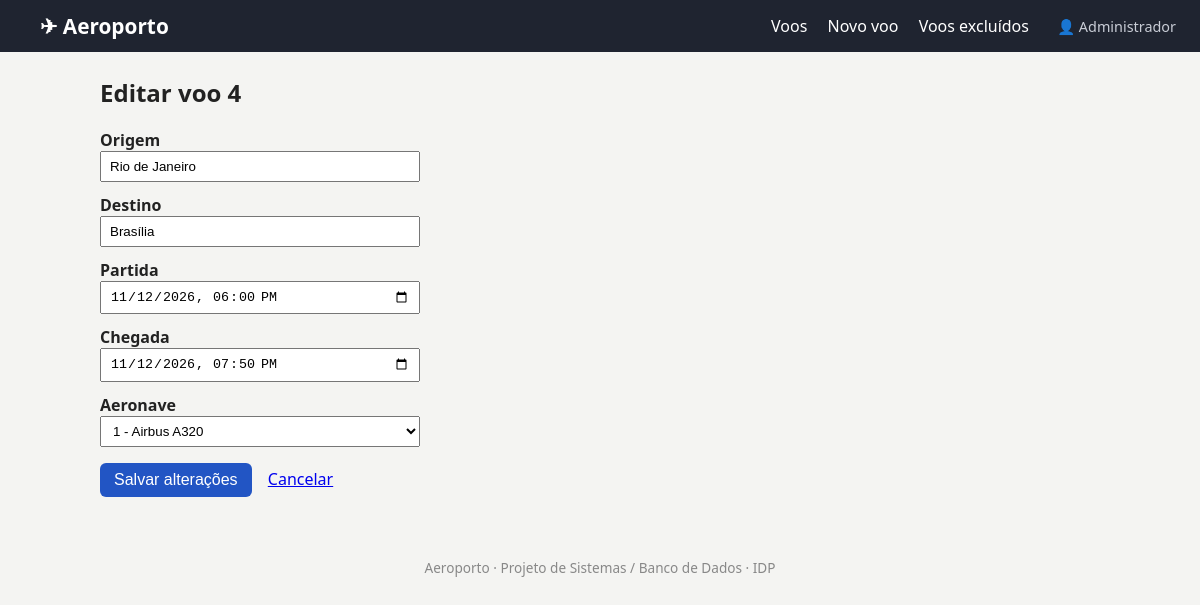
Page /index.php?acao=editar&id=4 on the committed database.
### tables this page shows
CREATE TABLE `VOO` (
  `numero_voo` int NOT NULL AUTO_INCREMENT,
  `origem` varchar(45) NOT NULL,
  `destino` varchar(45) NOT NULL,
  `horario_partida` datetime NOT NULL,
  `horario_chegada` datetime NOT NULL,
  `AERONAVE_numero_aeronave` int NOT NULL,
  `deleted_at` datetime DEFAULT NULL,
  PRIMARY KEY (`numero_voo`),
  KEY `fk_voo_aeronave` (`AERONAVE_numero_aeronave`),
  KEY `idx_voo_deleted_at` (`deleted_at`),
  CONSTRAINT `fk_voo_aeronave` FOREIGN KEY (`AERONAVE_numero_aeronave`) REFERENCES `AERONAVE` (`numero_aeronave`) ON DELETE RESTRICT ON UPDATE CASCADE,
  CONSTRAINT `chk_voo_horarios` CHECK ((`horario_chegada` > `horario_partida`)),
  CONSTRAINT `chk_voo_rota` CHECK ((`origem` <> `destino`))
);

CREATE TABLE `AERONAVE` (
  `numero_aeronave` int NOT NULL,
  `fabricante` varchar(45) DEFAULT NULL,
  `modelo` varchar(45) DEFAULT NULL,
  PRIMARY KEY (`numero_aeronave`)
);

### controllers/VooController.php (called while the page is built, shortened)
<?php
require_once __DIR__ . '/../models/Voo.php';
require_once __DIR__ . '/../models/Aeronave.php';
class VooController
{
    private Voo $voo;
    private Aeronave $aeronave;
    public function __construct()
    {
        $this->voo      = new Voo();
        $this->aeronave = new Aeronave();
    }
    public function editar(): void
    {
        $numeroVoo = (int) ($_GET['id'] ?? 0);
        $voo       = $this->voo->buscar($numeroVoo);
        $aeronaves = $this->aeronave->listar();
        require __DIR__ . '/../views/voos/editar.php';
    }
}

### public/index.php (called while the page is built, shortened)
<?php
require_once __DIR__ . '/../controllers/VooController.php';
$controller = new VooController();
$acao       = $_GET['acao'] ?? 'listar';
match ($acao) {
    'listar'            => $controller->listar(),
    'criar'             => $controller->criar(),
    'salvar'            => $controller->salvar(),
    'editar'            => $controller->editar(),
    'atualizar'         => $controller->atualizar(),
    'confirmarExclusao' => $controller->confirmarExclusao(),
    'excluir'           => $controller->excluir(),
    'excluidos'         => $controller->excluidos(),
    'restaurar'         => $controller->restaurar(),
    default             => $controller->listar(),
};

### config/database.php (called while the page is built, shortened)
<?php
class Database
{
    private static ?PDO $conexao = null;
    public static function conectar(): PDO
    {
        if (self::$conexao === null) {
            $env = parse_ini_file(__DIR__ . '/../.env');
            self::$conexao = new PDO(
                "mysql:host={$env['DB_HOST']};dbname={$env['DB_NAME']};charset=utf8mb4",
                $env['DB_USER'],
                $env['DB_PASS'],
                [
                    PDO::ATTR_ERRMODE            => PDO::ERRMODE_EXCEPTION,
                    PDO::ATTR_DEFAULT_FETCH_MODE => PDO::FETCH_ASSOC,
                ]
            );
        }
        return self::$conexao;
    }
}

### models/Voo.php (called while the page is built, shortened)
<?php
require_once __DIR__ . '/../config/database.php';
class Voo
{
    private PDO $db;
    public function __construct(?Auditoria $auditoria = null)
    {
        $this->db        = Database::conectar();
    }
    public function buscar(int $numeroVoo): ?array
    {
        $voos = $this->consultarAtivos('AND v.numero_voo = :numero_voo', [':numero_voo' => $numeroVoo]);
        return $voos[0] ?? null;
    }
    private function consultarAtivos(string $condicaoExtra, array $parametros): array
    {
        $sql = "SELECT v.numero_voo, v.origem, v.destino,
                       v.horario_partida, v.horario_chegada,
                       v.AERONAVE_numero_aeronave,
                       a.fabricante, a.modelo
                FROM VOO v
                JOIN AERONAVE a ON a.numero_aeronave = v.AERONAVE_numero_aeronave
                WHERE " . self::ATIVOS . " $condicaoExtra
                ORDER BY v.horario_partida";
        $stmt = $this->db->prepare($sql);
        $stmt->execute($parametros);
        return $stmt->fetchAll();
    }
}

### models/Aeronave.php (called while the page is built)
<?php
require_once __DIR__ . '/../config/database.php';
class Aeronave
{
    private PDO $db;
    public function __construct()
    {
        $this->db = Database::conectar();
    }
    public function listar(): array
    {
        $stmt = $this->db->prepare(
            "SELECT numero_aeronave, fabricante, modelo FROM AERONAVE ORDER BY numero_aeronave"
        );
        $stmt->execute();
        return $stmt->fetchAll();
    }
}

### views/voos/_formulario.php (the view, shortened to what this page needs)
<?php
$partida = !empty($voo['horario_partida']) ? date('Y-m-d\TH:i', strtotime($voo['horario_partida'])) : '';
$chegada = !empty($voo['horario_chegada']) ? date('Y-m-d\TH:i', strtotime($voo['horario_chegada'])) : '';
?>
<label for="origem">Origem</label>
<input type="text" id="origem" name="origem" maxlength="45" required
       value="<?= htmlspecialchars($voo['origem'] ?? '') ?>">
<label for="destino">Destino</label>
<input type="text" id="destino" name="destino" maxlength="45" required
       value="<?= htmlspecialchars($voo['destino'] ?? '') ?>">
<label for="horario_partida">Partida</label>
<input type="datetime-local" id="horario_partida" name="horario_partida" required
       value="<?= htmlspecialchars($partida) ?>">
<label for="horario_chegada">Chegada</label>
<input type="datetime-local" id="horario_chegada" name="horario_chegada" required
       value="<?= htmlspecialchars($chegada) ?>">
<label for="numero_aeronave">Aeronave</label>
<select id="numero_aeronave" name="numero_aeronave" required>
    <?php foreach ($aeronaves as $a): ?>
        <option value="<?= (int) $a['numero_aeronave'] ?>"
            <?= ($voo['AERONAVE_numero_aeronave'] ?? null) == $a['numero_aeronave'] ? 'selected' : '' ?>>
            <?= htmlspecialchars($a['numero_aeronave'] . ' - ' . $a['fabricante'] . ' ' . $a['modelo']) ?>
        </option>
    <?php endforeach; ?>
</select>

### views/voos/editar.php (shortened to what this page needs)
<?php require __DIR__ . '/../../includes/header.php'; ?>
<h2>Editar voo <?= (int) $voo['numero_voo'] ?></h2>
<form method="post" action="index.php?acao=atualizar">
    <?php require __DIR__ . '/_formulario.php'; ?>
    <p>
        <button type="submit" class="botao">Salvar alterações</button>
        <a href="index.php">Cancelar</a>
    </p>
</form>
<?php require __DIR__ . '/../../includes/footer.php'; ?>

### public/css/estilo.css (style rules this page uses)
body { font-family: system-ui, sans-serif; margin: 0; background: #f4f4f2; color: #222; }
.botao { display: inline-block; background: #2255c4; color: #fff; padding: 8px 14px; border-radius: 6px; text-decoration: none; border: none; cursor: pointer; font-size: 1rem; }
form label { display: block; margin-top: 12px; font-weight: 600; }
form input, form select { padding: 6px 8px; width: 100%; max-width: 320px; box-sizing: border-box; }
form .botao + a { margin-left: 12px; }

### rows in the picture
voo: numero_voo "4", origem "Rio de Janeiro", destino "Brasília", horario_partida "11/12/2026 18:00", horario_chegada "11/12/2026 19:50", numero_aeronave "1 - Airbus A320"

### other values in the picture
$_SESSION['usuario']['nome'] "Administrador"
